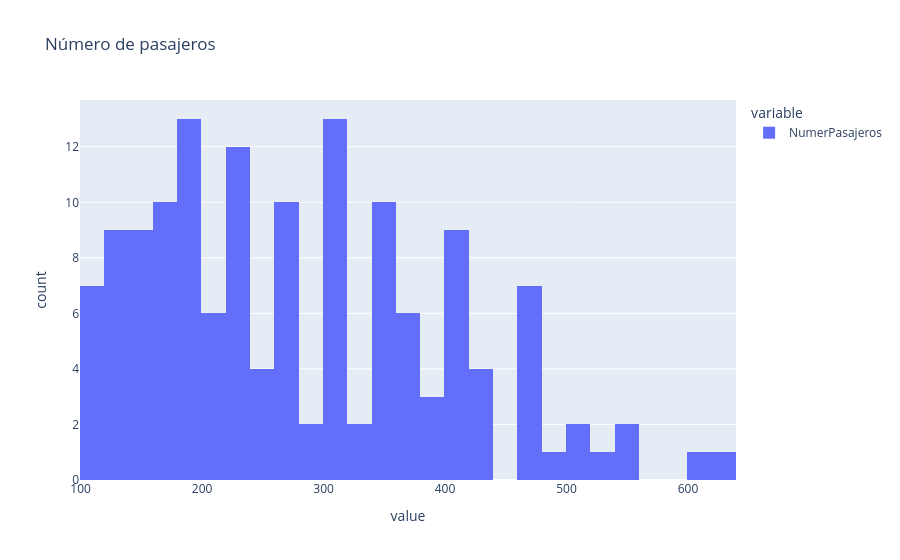

The notebook cell this image was saved under:
### Code cell
fig = px.histogram(df['NumerPasajeros'],
                   nbins=50,
                   title="Número de pasajeros")
fig.show()

### Figure 1 — Plotly figure (JSON) as saved in the notebook; plotly's stock layout.template omitted (floating-point values rounded to 4 significant figures; data arrays with more than 128 entries replaced by an {"elided": "..."} marker saying what was removed)
{"data": [{"alignmentgroup": "True", "bingroup": "x", "hovertemplate": "variable=NumerPasajeros<br>value=%{x}<br>count=%{y}<extra></extra>", "legendgroup": "NumerPasajeros", "marker": {"color": "#636efa", "pattern": {"shape": ""}}, "name": "NumerPasajeros", "nbinsx": 50, "offsetgroup": "NumerPasajeros", "orientation": "v", "showlegend": true, "type": "histogram", "x": {"elided": "144 int values"}, "xaxis": "x", "yaxis": "y"}], "layout": {"barmode": "relative", "legend": {"title": {"text": "variable"}, "tracegroupgap": 0}, "title": {"text": "Número de pasajeros"}, "xaxis": {"anchor": "y", "domain": [0, 1], "title": {"text": "value"}}, "yaxis": {"anchor": "x", "domain": [0, 1], "title": {"text": "count"}}}}
